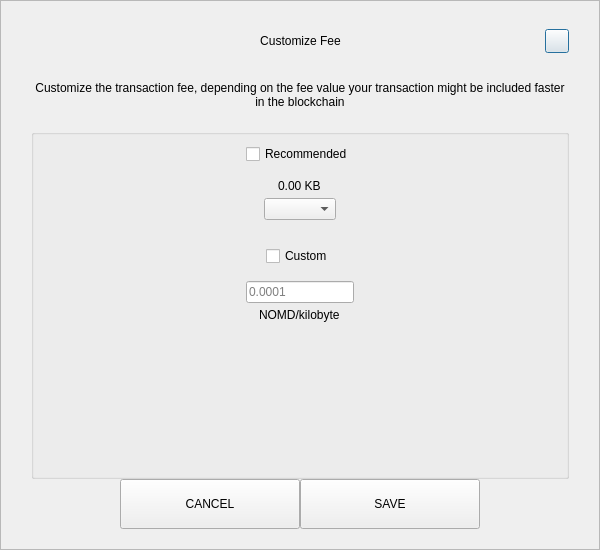
<?xml version="1.0" encoding="UTF-8"?>
<ui version="4.0">
 <class>SendCustomFeeDialog</class>
 <widget class="QDialog" name="SendCustomFeeDialog">
  <property name="geometry">
   <rect>
    <x>0</x>
    <y>0</y>
    <width>600</width>
    <height>550</height>
   </rect>
  </property>
  <property name="windowTitle">
   <string>Form</string>
  </property>
  <layout class="QVBoxLayout" name="verticalLayout_3">
   <property name="spacing">
    <number>0</number>
   </property>
   <property name="leftMargin">
    <number>0</number>
   </property>
   <property name="topMargin">
    <number>0</number>
   </property>
   <property name="rightMargin">
    <number>0</number>
   </property>
   <property name="bottomMargin">
    <number>0</number>
   </property>
   <item>
    <widget class="QFrame" name="frame">
     <property name="styleSheet">
      <string notr="true"/>
     </property>
     <property name="frameShape">
      <enum>QFrame::StyledPanel</enum>
     </property>
     <property name="frameShadow">
      <enum>QFrame::Raised</enum>
     </property>
     <layout class="QVBoxLayout" name="verticalLayout_2">
      <property name="spacing">
       <number>0</number>
      </property>
      <property name="leftMargin">
       <number>30</number>
      </property>
      <property name="topMargin">
       <number>20</number>
      </property>
      <property name="rightMargin">
       <number>30</number>
      </property>
      <property name="bottomMargin">
       <number>20</number>
      </property>
      <item>
       <layout class="QHBoxLayout" name="horizontalLayout_3">
        <property name="spacing">
         <number>0</number>
        </property>
        <item>
         <spacer name="horizontalSpacer_21">
          <property name="orientation">
           <enum>Qt::Horizontal</enum>
          </property>
          <property name="sizeHint" stdset="0">
           <size>
            <width>40</width>
            <height>20</height>
           </size>
          </property>
         </spacer>
        </item>
        <item>
         <widget class="QLabel" name="labelTitle">
          <property name="minimumSize">
           <size>
            <width>0</width>
            <height>40</height>
           </size>
          </property>
          <property name="maximumSize">
           <size>
            <width>16777215</width>
            <height>40</height>
           </size>
          </property>
          <property name="styleSheet">
           <string notr="true">padding-left:24px;</string>
          </property>
          <property name="text">
           <string>Customize Fee</string>
          </property>
          <property name="alignment">
           <set>Qt::AlignCenter</set>
          </property>
          <property name="margin">
           <number>7</number>
          </property>
         </widget>
        </item>
        <item>
         <spacer name="horizontalSpacer">
          <property name="orientation">
           <enum>Qt::Horizontal</enum>
          </property>
          <property name="sizeHint" stdset="0">
           <size>
            <width>40</width>
            <height>20</height>
           </size>
          </property>
         </spacer>
        </item>
        <item>
         <widget class="QPushButton" name="btnEsc">
          <property name="minimumSize">
           <size>
            <width>24</width>
            <height>24</height>
           </size>
          </property>
          <property name="maximumSize">
           <size>
            <width>24</width>
            <height>24</height>
           </size>
          </property>
          <property name="text">
           <string/>
          </property>
         </widget>
        </item>
       </layout>
      </item>
      <item>
       <spacer name="verticalSpacer_2">
        <property name="orientation">
         <enum>Qt::Vertical</enum>
        </property>
        <property name="sizeType">
         <enum>QSizePolicy::Fixed</enum>
        </property>
        <property name="sizeHint" stdset="0">
         <size>
          <width>20</width>
          <height>20</height>
         </size>
        </property>
       </spacer>
      </item>
      <item>
       <widget class="QLabel" name="labelMessage">
        <property name="text">
         <string>Customize the transaction fee, depending on the fee value your transaction might be included faster in the blockchain</string>
        </property>
        <property name="alignment">
         <set>Qt::AlignCenter</set>
        </property>
        <property name="wordWrap">
         <bool>true</bool>
        </property>
       </widget>
      </item>
      <item>
       <spacer name="verticalSpacer_3">
        <property name="orientation">
         <enum>Qt::Vertical</enum>
        </property>
        <property name="sizeType">
         <enum>QSizePolicy::Fixed</enum>
        </property>
        <property name="sizeHint" stdset="0">
         <size>
          <width>20</width>
          <height>20</height>
         </size>
        </property>
       </spacer>
      </item>
      <item>
       <widget class="QGroupBox" name="groupBox">
        <property name="title">
         <string/>
        </property>
        <layout class="QVBoxLayout" name="verticalLayout">
         <property name="leftMargin">
          <number>12</number>
         </property>
         <property name="rightMargin">
          <number>12</number>
         </property>
         <item>
          <layout class="QVBoxLayout" name="verticalLayout_4">
           <property name="spacing">
            <number>5</number>
           </property>
           <item alignment="Qt::AlignHCenter">
            <widget class="QCheckBox" name="checkBoxRecommended">
             <property name="text">
              <string>Recommended</string>
             </property>
            </widget>
           </item>
           <item>
            <spacer name="verticalSpacer_5">
             <property name="orientation">
              <enum>Qt::Vertical</enum>
             </property>
             <property name="sizeType">
              <enum>QSizePolicy::Fixed</enum>
             </property>
             <property name="sizeHint" stdset="0">
              <size>
               <width>20</width>
               <height>10</height>
              </size>
             </property>
            </spacer>
           </item>
           <item alignment="Qt::AlignHCenter">
            <widget class="QLabel" name="labelFee">
             <property name="text">
              <string>0.00 KB</string>
             </property>
            </widget>
           </item>
           <item alignment="Qt::AlignHCenter">
            <widget class="QComboBox" name="comboBoxRecommended"/>
           </item>
          </layout>
         </item>
         <item>
          <spacer name="verticalSpacer">
           <property name="orientation">
            <enum>Qt::Vertical</enum>
           </property>
           <property name="sizeType">
            <enum>QSizePolicy::Fixed</enum>
           </property>
           <property name="sizeHint" stdset="0">
            <size>
             <width>20</width>
             <height>20</height>
            </size>
           </property>
          </spacer>
         </item>
         <item>
          <layout class="QVBoxLayout" name="verticalLayout_5">
           <property name="spacing">
            <number>5</number>
           </property>
           <item alignment="Qt::AlignHCenter">
            <widget class="QCheckBox" name="checkBoxCustom">
             <property name="text">
              <string>Custom</string>
             </property>
            </widget>
           </item>
           <item>
            <spacer name="verticalSpacer_6">
             <property name="orientation">
              <enum>Qt::Vertical</enum>
             </property>
             <property name="sizeType">
              <enum>QSizePolicy::Fixed</enum>
             </property>
             <property name="sizeHint" stdset="0">
              <size>
               <width>20</width>
               <height>10</height>
              </size>
             </property>
            </spacer>
           </item>
           <item alignment="Qt::AlignHCenter">
            <widget class="QLineEdit" name="lineEditCustomFee">
             <property name="placeholderText">
              <string notr="true">0.0001</string>
             </property>
            </widget>
           </item>
           <item alignment="Qt::AlignHCenter">
            <widget class="QLabel" name="labelCustomFee">
             <property name="text">
              <string>NOMD/kilobyte</string>
             </property>
            </widget>
           </item>
          </layout>
         </item>
         <item>
          <spacer name="verticalSpacer_4">
           <property name="orientation">
            <enum>Qt::Vertical</enum>
           </property>
           <property name="sizeHint" stdset="0">
            <size>
             <width>20</width>
             <height>40</height>
            </size>
           </property>
          </spacer>
         </item>
        </layout>
       </widget>
      </item>
      <item>
       <layout class="QHBoxLayout" name="horizontalLayout" stretch="1,2,2,1">
        <item>
         <spacer name="horizontalSpacer1">
          <property name="orientation">
           <enum>Qt::Horizontal</enum>
          </property>
          <property name="sizeHint" stdset="0">
           <size>
            <width>40</width>
            <height>20</height>
           </size>
          </property>
         </spacer>
        </item>
        <item>
         <widget class="QPushButton" name="btnCancel">
          <property name="minimumSize">
           <size>
            <width>180</width>
            <height>50</height>
           </size>
          </property>
          <property name="focusPolicy">
           <enum>Qt::NoFocus</enum>
          </property>
          <property name="text">
           <string>CANCEL</string>
          </property>
         </widget>
        </item>
        <item>
         <widget class="QPushButton" name="btnSave">
          <property name="minimumSize">
           <size>
            <width>180</width>
            <height>50</height>
           </size>
          </property>
          <property name="focusPolicy">
           <enum>Qt::NoFocus</enum>
          </property>
          <property name="text">
           <string>SAVE</string>
          </property>
         </widget>
        </item>
        <item>
         <spacer name="horizontalSpacer_2">
          <property name="orientation">
           <enum>Qt::Horizontal</enum>
          </property>
          <property name="sizeHint" stdset="0">
           <size>
            <width>40</width>
            <height>20</height>
           </size>
          </property>
         </spacer>
        </item>
       </layout>
      </item>
     </layout>
    </widget>
   </item>
  </layout>
 </widget>
 <resources/>
 <connections/>
</ui>
